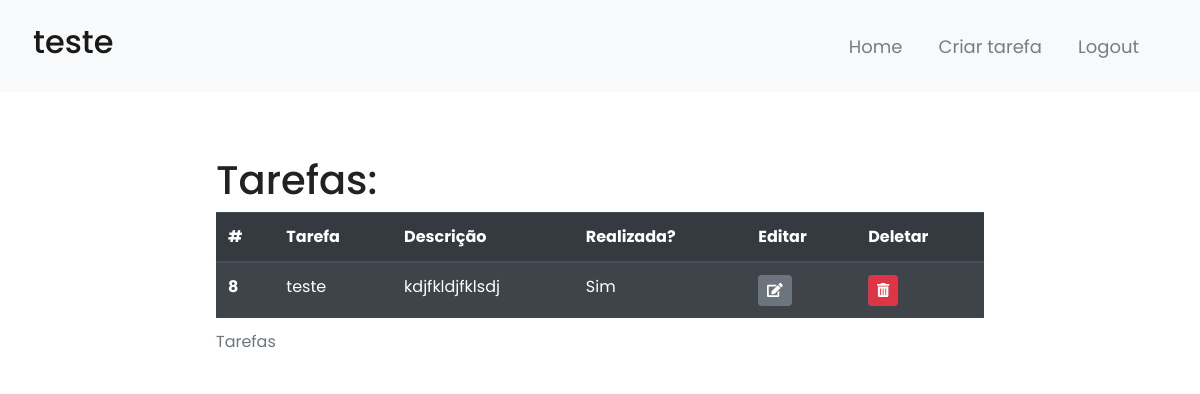
Before: /tarefas/ (signed in) with the older database file.
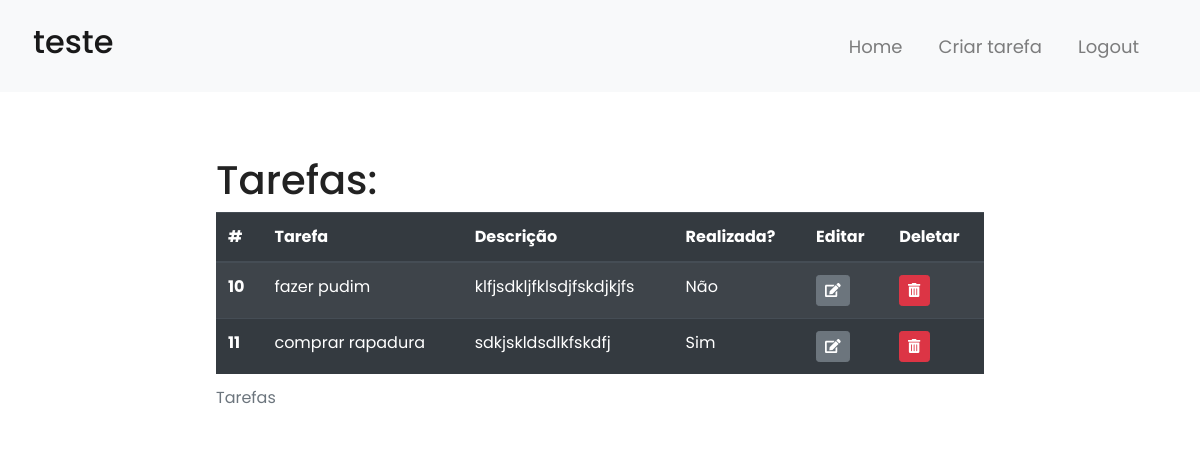
After: the same page with the newer database file.
### tarefas/models.py (models this page shows, shortened)
class ListaTarefas(models.Model):
    nome = models.CharField(max_length=64)
    usuario = models.ForeignKey(User, on_delete=models.CASCADE, related_name="usuario_lista", null=True)
    descricao = models.TextField(max_length=300)
    realizada = models.BooleanField(null=True, verbose_name="Realizada?")

### tarefas/views.py (the view)
# urls.py: 2. Add a URL to urlpatterns:  path('', views.home, name='home')
@login_required
def home(request):
    lista = ListaTarefas.objects.filter(usuario=request.user)
    return render(request, "tarefas/home.html", {
        "lista": lista,
    })

### tarefas/templates/tarefas/home.html
{% extends 'layout.html' %}
{% load static %}
{% block body %}
<div class="container-fluid col-sm-12 col-lg-8 my-5 mx-auto form-wrap">
{% if lista %}
<div class="table-responsive">
    <h1>Tarefas:</h1>
    <table class="table table-striped table-dark">
        <caption>Tarefas</caption>
        <thead class="thead-dark">
            <tr>
                <th scope="col">#</th>
                <th scope="col">Tarefa</th>
                <th scope="col">Descrição</th>
                <th scope="col">Realizada?</th>
                <th scope="col">Editar</th>
                <th scope="col">Deletar</th>
            </tr>
            <tbody>
                {% for item in lista %}
                <tr>
                    <th scope="row">{{item.id}}</th>
                    <td>{{item.nome}}</td>
                    <td>{{item.descricao}}</td>
                    <td>{% if item.realizada %} Sim {% else %} Não {% endif %}</td>
                    <td><a href="{% url 'tarefas:editar' id_item=item.id %}" class="btn btn-secondary btn-sm "><i class="fas fa-edit"></i></a></td>
                    <td>
                        <form action="{% url 'tarefas:deletar_tarefa' id_item=item.id %}" method="POST">{% csrf_token %}
                            <button type="submit" class="btn btn-danger btn-sm"><i class="fas fa-trash-alt"></i></button>
                        </form>
                    </td>
                </tr>
                {% endfor %}
            </tbody>
        </thead>
    </table>
</div>
{% else %}
<div class="text-center">
    <h1>Parabéns!</h1>
    <h2>Não há nenhuma tarefa cadastrada</h2>
    <img src="{% static 'img/gif/homer.gif' %}" alt="gif of homer simpson" class="gif">
</div>
{% endif %}
</div>
{% endblock %}

### assets/templates/layout.html (shortened to what this page needs)
{% load static %}
<!DOCTYPE html>
<html lang="pt-br">
<head>
	<link rel="stylesheet" href="https://cdn.jsdelivr.net/npm/bootstrap@4.5.3/dist/css/bootstrap.min.css">
	<link rel="stylesheet" href="{% static 'css/style.css' %}">
</head>
<body>
    <header>
    	<nav class="navbar navbar-expand-md navbar-light bg-light sticky-top">
        <div class="container-fluid">
        	<a href="{% url 'usuario:index' %}" class="navbar-brand">
				{% if not user.is_authenticated %}<h2>Início</h2> {% else %}<h2>{{user.username}}</h2> {% endif %}</a>
          	<div class="collapse navbar-collapse" id="navbarResponsive">
            <ul class="navbar-nav ml-auto">
				{% if not user.is_authenticated %}
				<li class="nav-item"><a class="nav-link" href="#">Sobre nós</a></li>
				<li class="nav-item"><a class="nav-link" href="#">Contato</a></li>
				<li class="nav-item"><a class="nav-link" href="{% url 'usuario:cadastrar_usuario' %}">Cadastre-se!</a></li>
				<li class="nav-item"><a class="nav-link" href="{% url 'usuario:login_user' %}">Login</a></li>
				{% else %}
				<li class="nav-item"><a class="nav-link" href="{% url 'tarefas:home' %}">Home</a></li>
				<li class="nav-item"><a class="nav-link" href="{% url 'tarefas:adicionar' %}">Criar tarefa</a></li>
				<li class="nav-item"><a class="nav-link" href="{% url 'usuario:logout_user' %}">Logout</a></li>
				{% endif %}
			</ul>
            </div>
        </div>
        </nav>
	</header>
	<main>
    {% block body %}
	{% endblock %}
	</main>
</body>
</html>

### assets/static/css/style.css (style rules this page uses)
html, body { height: 100%; width: 100%; font-family: 'Poppins', sans-serif; color: #222; }
.navbar { padding: 1.5%; }
.navbar-nav li { padding-right: 20px; }
.nav-link { font-size: 18px; }
.form-wrap { padding: 15px; margin: 50px 25px; }
@media (min-width: 992px) { .form-wrap { margin: 50px 200px; } }
[class*="col-"] { padding: 1rem; }

Changed rows visible on the page:
removed ListaTarefas: id "8", nome "teste", descricao "kdjfkldjfklsdj", realizada "Sim"
added ListaTarefas: id "10", nome "fazer pudim", descricao "klfjsdkljfklsdjfskdjkjfs", realizada "Não"
added ListaTarefas: id "11", nome "comprar rapadura", descricao "sdkjskldsdlkfskdfj", realizada "Sim"
